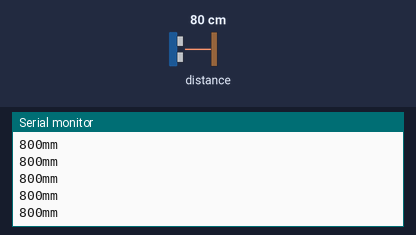
Simulated run of this sketch. Board: ESP32. On the bench: the last lines printed to the serial monitor. The inputs (shaded band) are chosen by the test bench; at power-on: distance to the obstacle 80 cm.

Above: at 1.2 s.
1.3 s: distance to the obstacle set to 2 cm
At 2.3 s:
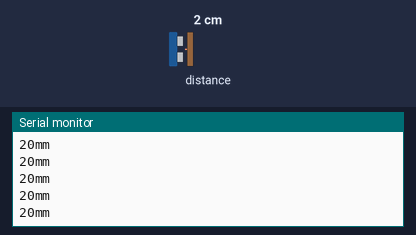
2.8 s: distance to the obstacle set to 4 cm
At 3.3 s:
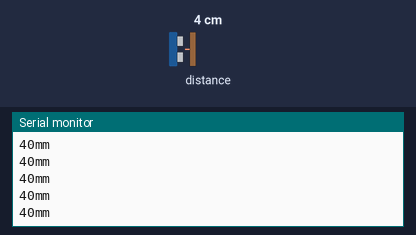
Timing chart, 0 to 5.8 s (numbered marks = the images above; inputs shaded):
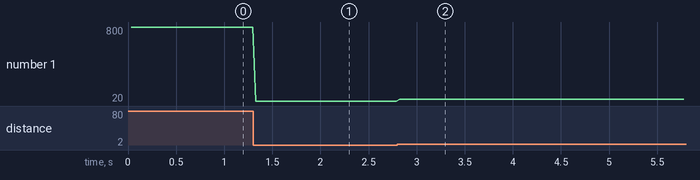

Measured:
- after the input at 1.3 s, the serial monitor: prints a new line at once (image 1)
- after the input at 2.8 s, the serial monitor: prints a new line at once (image 2)
- plotted number 1: 800 → 20 after the input at 1.3 s, 20 → 40 after the input at 2.8 s

The sketch:

diy16-6.ino
```cpp
#include <Wire.h>
#include <VL53L0X.h>

VL53L0X sensor;  // 宣告VL53L0X類型物件

void setup() {
  Serial.begin(115200);
  Wire.begin();  // 啟動I2C通訊

  sensor.setTimeout(500);  // 設定感測器逾時時間
  // 若無法初始化感測器（如：硬體沒有接好），則顯示錯誤訊息。
  if (!sensor.init()) {
    Serial.println("無法初始化VL53L0X感測器～");
    while (1) delay(10);
  }
}

void loop() {
  // 在序列埠監控視窗顯示測距值
  Serial.printf("%umm\n", sensor.readRangeSingleMillimeters());
  // 若發生逾時（感測器沒有回應），則顯示“TIMEOUT”。
  if (sensor.timeoutOccurred()) {
    Serial.println("逾時未回應～");
  }
}
```
